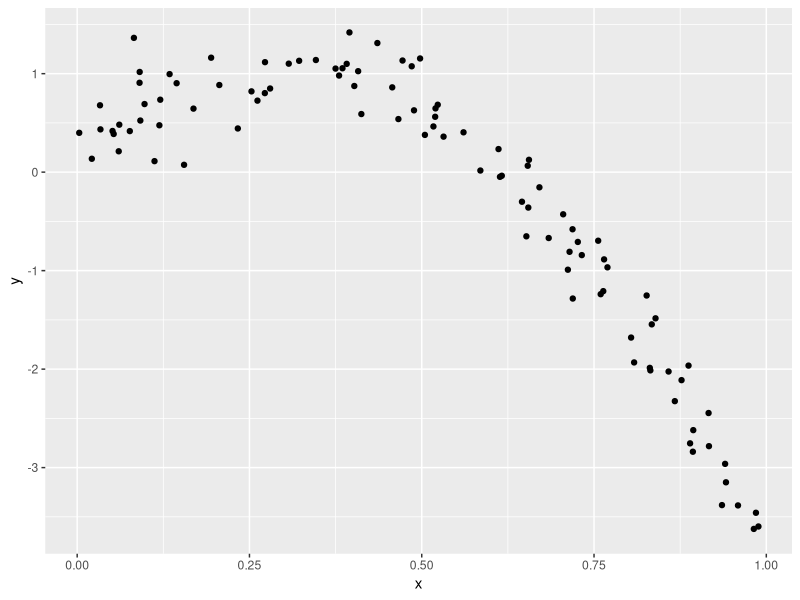
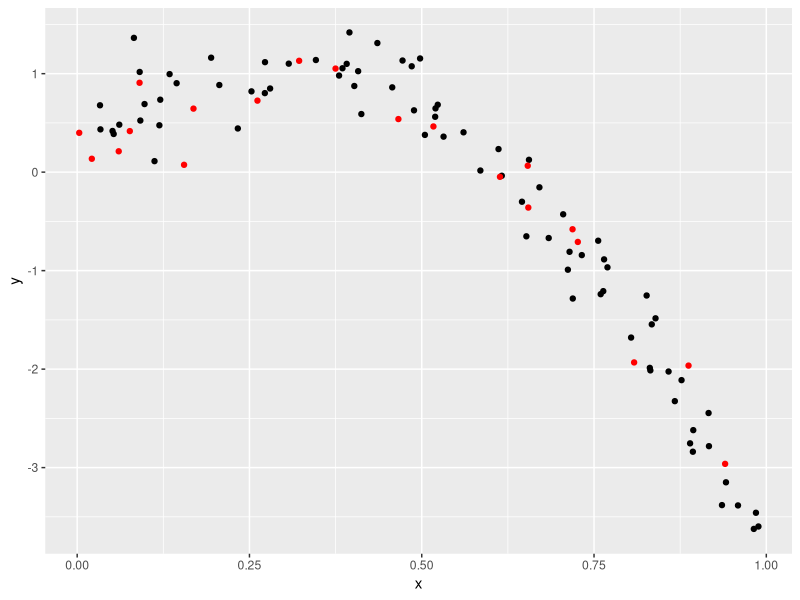
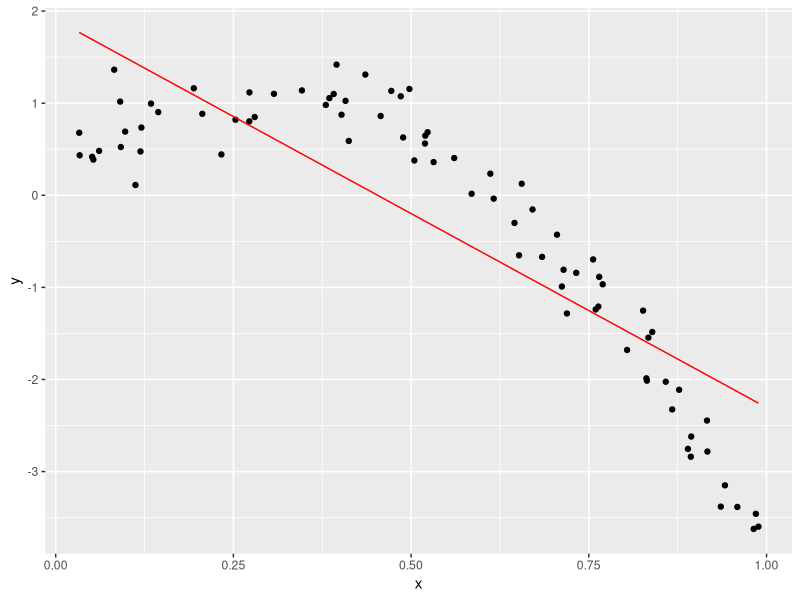
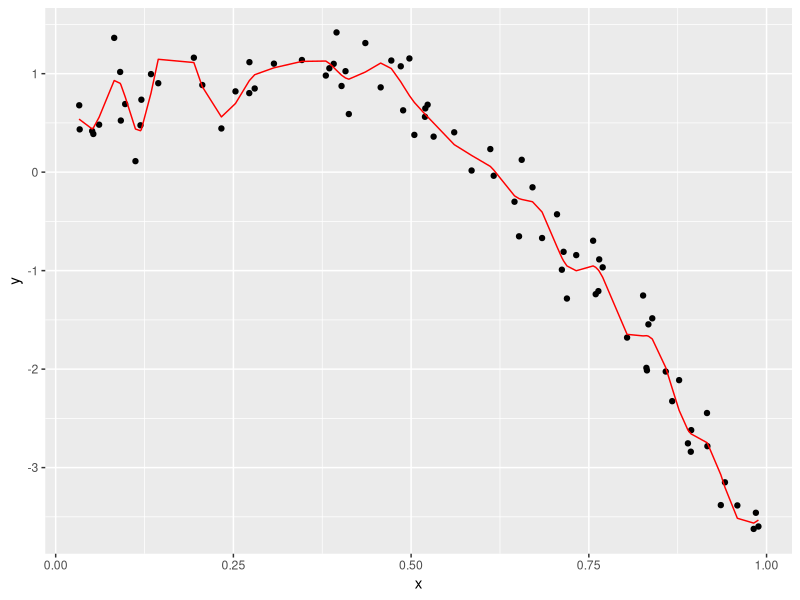
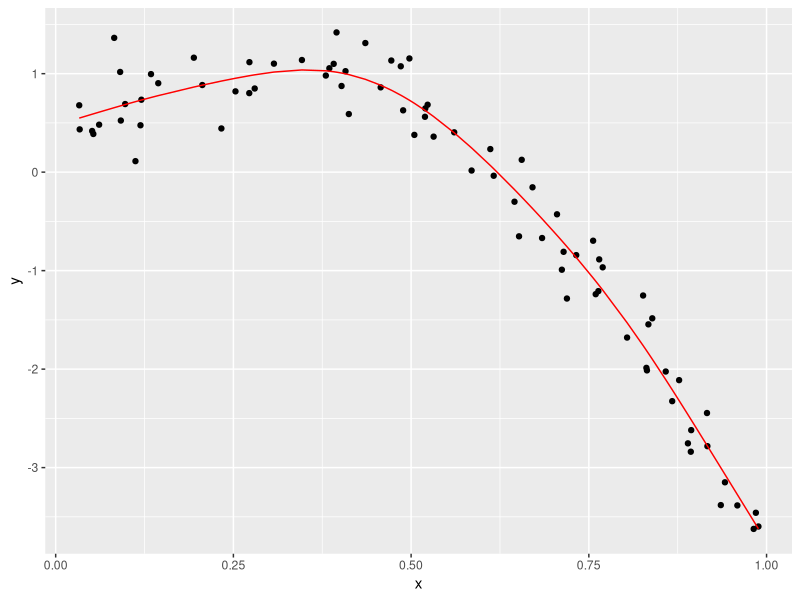

These figures' R source, in order:
## ---- chunk 1
knitr::opts_chunk$set(echo = TRUE, message = FALSE, warning = FALSE)

library(tidyverse)
library(modelr)
library(mgcv)
## ---- chunk 2
# Create a dataframe with 100 random nonlinear numbers (x-variable) and a y-variable that depends on x-variable.
nonlin_df = 
  tibble(
    id = 1:100,
    x = runif(100, 0, 1),
    y = 1 - 10 * (x - .3) ^ 2 + rnorm(100, 0, .3)
  )

nonlin_df %>% 
  ggplot(aes(x = x, y = y)) + 
  geom_point()
## ---- chunk 3
train_df = sample_n(nonlin_df, 80)
test_df = anti_join(nonlin_df, train_df, by = "id")
## ---- chunk 4
train_df %>% 
  ggplot(aes(x = x, y = y)) + 
  geom_point() +
  geom_point(data = test_df, color = "red")
## ---- chunk 5
linear_mod = lm(y ~ x, data = train_df)
smooth_mod = gam(y ~ s(x), data = train_df)
wiggly_mod = gam(y ~ s(x, k = 30), sp = 10e-6, data = train_df)
## ---- chunk 6
train_df %>% 
  add_predictions(linear_mod) %>% 
  ggplot(aes(x = x, y = y)) +
  geom_point() +
  geom_line(aes(y = pred), color = "red")

train_df %>% 
  add_predictions(wiggly_mod) %>% 
  ggplot(aes(x = x, y = y)) +
  geom_point() +
  geom_line(aes(y = pred), color = "red")

train_df %>% 
  add_predictions(smooth_mod) %>% 
  ggplot(aes(x = x, y = y)) +
  geom_point() +
  geom_line(aes(y = pred), color = "red")
